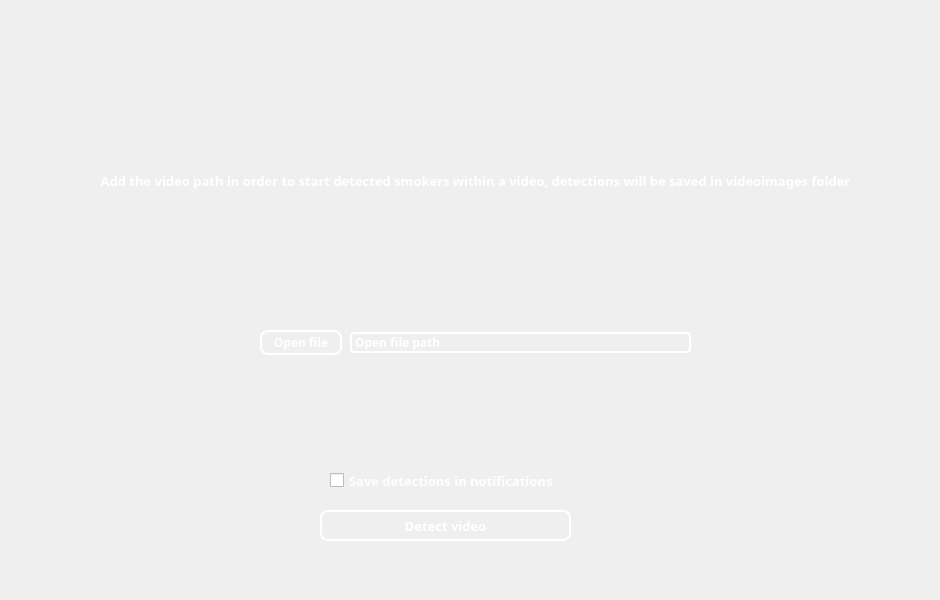
      <widget class="QWidget" name="detect_video_page">
       <widget class="QCheckBox" name="saveNotificationsImage_3">
        <property name="geometry">
         <rect>
          <x>330</x>
          <y>470</y>
          <width>241</width>
          <height>21</height>
         </rect>
        </property>
        <property name="font">
         <font>
          <family>Segoe WP Semibold</family>
          <pointsize>10</pointsize>
          <weight>75</weight>
          <bold>true</bold>
         </font>
        </property>
        <property name="styleSheet">
         <string notr="true">QCheckBox{
color: white;
}</string>
        </property>
        <property name="text">
         <string>Save detections in notifications</string>
        </property>
       </widget>
       <widget class="QPushButton" name="detectCamera_2">
        <property name="geometry">
         <rect>
          <x>320</x>
          <y>510</y>
          <width>251</width>
          <height>31</height>
         </rect>
        </property>
        <property name="font">
         <font>
          <family>Segoe WP Semibold</family>
          <pointsize>10</pointsize>
          <weight>75</weight>
          <bold>true</bold>
         </font>
        </property>
        <property name="styleSheet">
         <string notr="true">QPushButton#detectCamera_2{
	background-color: Transparent;
    background-repeat:no-repeat;
    border: 2px solid white;
	color: white;
border-radius:8px;

}
QPushButton:hover#detectCamera_2{
	background-color: white;
    border-color: white;
	color: black;
border-radius: 8px;
    border: 2px solid white;
}</string>
        </property>
        <property name="text">
         <string>Detect video</string>
        </property>
       </widget>
       <widget class="QLabel" name="label_20">
        <property name="geometry">
         <rect>
          <x>20</x>
          <y>120</y>
          <width>911</width>
          <height>121</height>
         </rect>
        </property>
        <property name="font">
         <font>
          <family>Segoe UI Semibold</family>
          <pointsize>10</pointsize>
          <weight>75</weight>
          <bold>true</bold>
         </font>
        </property>
        <property name="styleSheet">
         <string notr="true">QLabel#label_20{
color: white;
}</string>
        </property>
        <property name="text">
         <string>Add the video path in order to start detected smokers within a video, detections will be saved in videoimages folder</string>
        </property>
        <property name="alignment">
         <set>Qt::AlignCenter</set>
        </property>
       </widget>
       <widget class="QLabel" name="errorvideo">
        <property name="geometry">
         <rect>
          <x>290</x>
          <y>560</y>
          <width>311</width>
          <height>31</height>
         </rect>
        </property>
        <property name="font">
         <font>
          <family>Segoe UI Semibold</family>
          <pointsize>10</pointsize>
          <weight>75</weight>
          <bold>true</bold>
         </font>
        </property>
        <property name="styleSheet">
         <string notr="true">QLabel#errorvideo{
color: white;
}</string>
        </property>
        <property name="text">
         <string/>
        </property>
        <property name="alignment">
         <set>Qt::AlignCenter</set>
        </property>
       </widget>
       <widget class="QLabel" name="fileLabel_2">
        <property name="geometry">
         <rect>
          <x>350</x>
          <y>332</y>
          <width>341</width>
          <height>21</height>
         </rect>
        </property>
        <property name="font">
         <font>
          <family>Segoe WP Semibold</family>
          <pointsize>9</pointsize>
          <weight>75</weight>
          <bold>true</bold>
         </font>
        </property>
        <property name="styleSheet">
         <string notr="true">QLabel#fileLabel_2{
color: white;
border-radius:4px;
  border: 2px solid white;
}</string>
        </property>
        <property name="text">
         <string>Open file path</string>
        </property>
       </widget>
       <widget class="QPushButton" name="openFilebtn_2">
        <property name="geometry">
         <rect>
          <x>260</x>
          <y>330</y>
          <width>82</width>
          <height>25</height>
         </rect>
        </property>
        <property name="font">
         <font>
          <family>Segoe WP Semibold</family>
          <pointsize>9</pointsize>
          <weight>75</weight>
          <bold>true</bold>
         </font>
        </property>
        <property name="styleSheet">
         <string notr="true">QPushButton#openFilebtn_2{
	background-color: Transparent;
    background-repeat:no-repeat;
       border: 2px solid white;
	color: white;
border-radius:8px;

}
QPushButton:hover#openFilebtn_2{
	background-color: white;
    border-color: white;
	color: black;
    border: 2px solid white;
border-radius: 8px;
}</string>
        </property>
        <property name="text">
         <string>Open file</string>
        </property>
       </widget>
      </widget>
